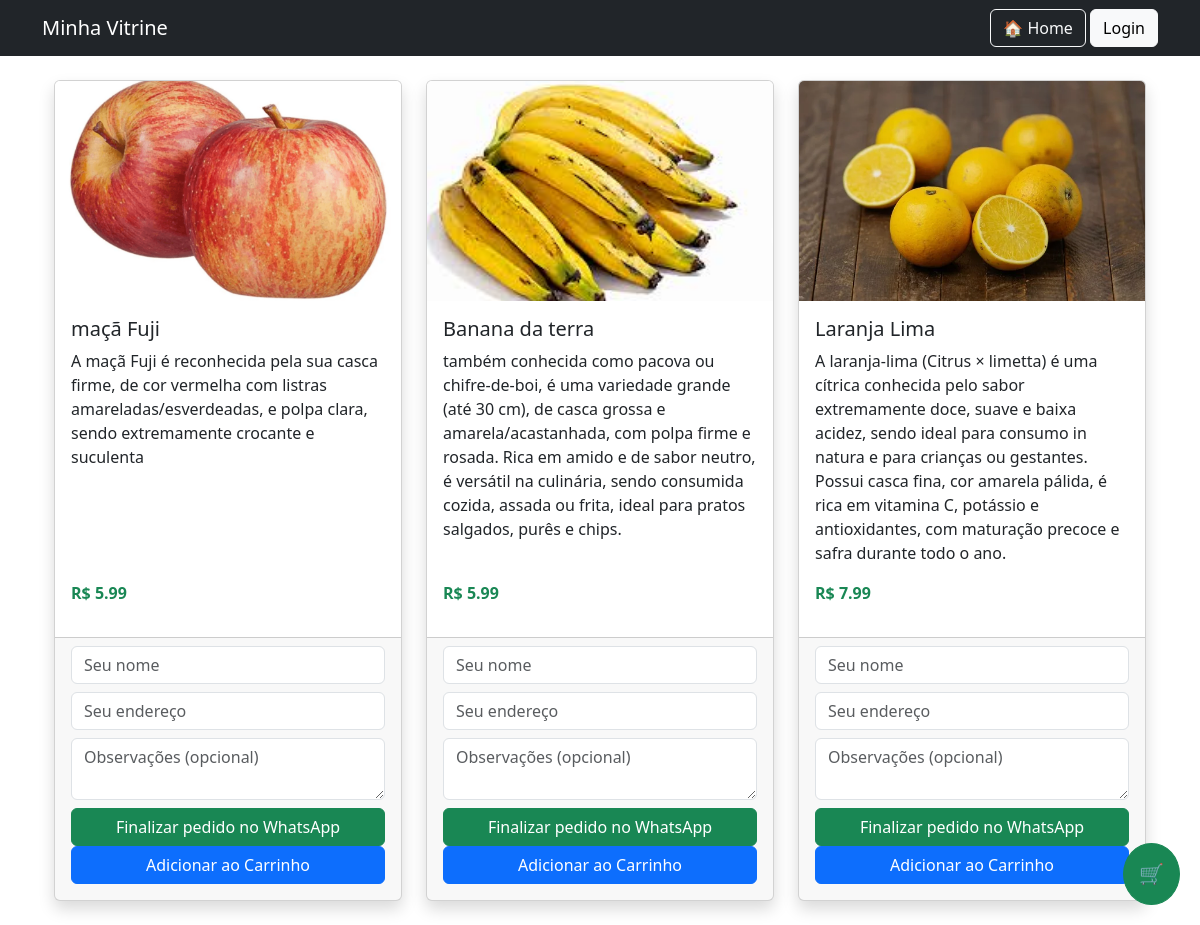
The page / on the database its author committed.
### app.py (models this page shows)
class Produto(db.Model):
    id = db.Column(db.Integer, primary_key=True)
    nome = db.Column(db.String(100))
    descricao = db.Column(db.Text)
    preco = db.Column(db.Float)
    imagem = db.Column(db.String(100))

### app.py (the view)
@app.route("/")
def index():
    produtos = Produto.query.all()
    print(session)
    return render_template("index.html", produtos=produtos)

### templates/index.html (shortened to what this page needs)
{% extends "layout.html" %}
{% block content %}
<div class="container mt-4">
    <div class="row">
        {% for produto in produtos %}
        <div class="col-md-4 mb-4">
            <div class="card h-100 shadow">
                {% if produto.imagem %}
                    <img src="{{ url_for('static', filename='imagens/' + produto.imagem) }}"
                         class="card-img-top"
                         style="height: 220px; object-fit: cover;">
                {% else %}
                    <img src="{{ url_for('static', filename='imagens/sem-imagem.png') }}"
                         class="card-img-top"
                         style="height: 220px; object-fit: cover;">
                {% endif %}
                <div class="card-body d-flex flex-column">
                    <h5 class="card-title">{{ produto.nome }}</h5>
                    <p class="card-text">{{ produto.descricao }}</p>
                    <div class="mt-auto">
                        <p class="fw-bold text-success">R$ {{ "%.2f"|format(produto.preco) }}</p>
                    </div>
                </div>
              <div class="card-footer text-center">
    <input type="text" id="nome{{ produto.id }}" placeholder="Seu nome" class="form-control mb-2" required>
    <input type="text" id="endereco{{ produto.id }}" placeholder="Seu endereço" class="form-control mb-2" required>
    <textarea id="obs{{ produto.id }}" placeholder="Observações (opcional)" class="form-control mb-2"></textarea>
<button
    class="btn btn-success w-100"
    data-nome="{{ produto.nome }}"
    data-preco="{{ produto.preco }}"
    data-id="{{ produto.id }}"
    onclick="enviarWhats(this)">
    Finalizar pedido no WhatsApp
</button>
<button
class="btn btn-primary w-100 mb-2"
onclick="adicionarCarrinho('{{ produto.nome }}', '{{ produto.preco }}')">
Adicionar ao Carrinho
</button>
</div>
            </div>
        </div>
        {% endfor %}
    </div>
</div>
{% endblock %}

### templates/layout.html (shortened to what this page needs)
<!doctype html>
<html lang="pt-br">
<head>
    <link href="https://cdn.jsdelivr.net/npm/bootstrap@5.3.0/dist/css/bootstrap.min.css" rel="stylesheet">
</head>
<body>
<nav class="navbar navbar-dark bg-dark">
    <div class="container">
        <span class="navbar-brand">Minha Vitrine</span>
    <div>
         <a href="/" class="btn btn-outline-light"> 🏠 Home</a>
            {% if session.get("logado") %}
                <a href="/logout" class="btn btn-danger">Sair</a>
            {% else %}
                <a href="/login" class="btn btn-light">Login</a>
            {% endif %}
        </div>
    </div>
</nav>
<div class="container mt-4">
    {% block content %}
    {% endblock %}
</div>
<a href="#" onclick="enviarCarrinho()"
   class="btn btn-success"
   style="
   position: fixed;
   bottom: 20px;
   right: 20px;
   border-radius: 50%;
   padding: 15px;
   font-size: 20px;
   z-index: 999;">
   🛒
</a>
</body>
</html>

### rows shown on the page
Produto: imagem (picture), nome "maçã Fuji", descricao "A maçã Fuji é reconhecida pela sua casca firme, de cor vermelha com listras amareladas/esverdeadas, e polpa clara, sendo extremamente crocante e suculenta", preco "5.99", id "Observações (opcional)"
Produto: imagem (picture), nome "Banana da terra", descricao "também conhecida como pacova ou chifre-de-boi, é uma variedade grande (até 30 cm), de casca grossa e amarela/acastanhada, com polpa firme e rosada. Rica em amido e de sabor neutro, é versátil na culinária, sendo consumida cozida, assada ou frita, ideal para pratos salgados, purês e chips.", preco "5.99", id "Observações (opcional)"
Produto: imagem (picture), nome "Laranja Lima", descricao "A laranja-lima (Citrus × limetta) é uma cítrica conhecida pelo sabor extremamente doce, suave e baixa acidez, sendo ideal para consumo in natura e para crianças ou gestantes. Possui casca fina, cor amarela pálida, é rica em vitamina C, potássio e antioxidantes, com maturação precoce e safra durante todo o ano.", preco "7.99", id "Observações (opcional)"
